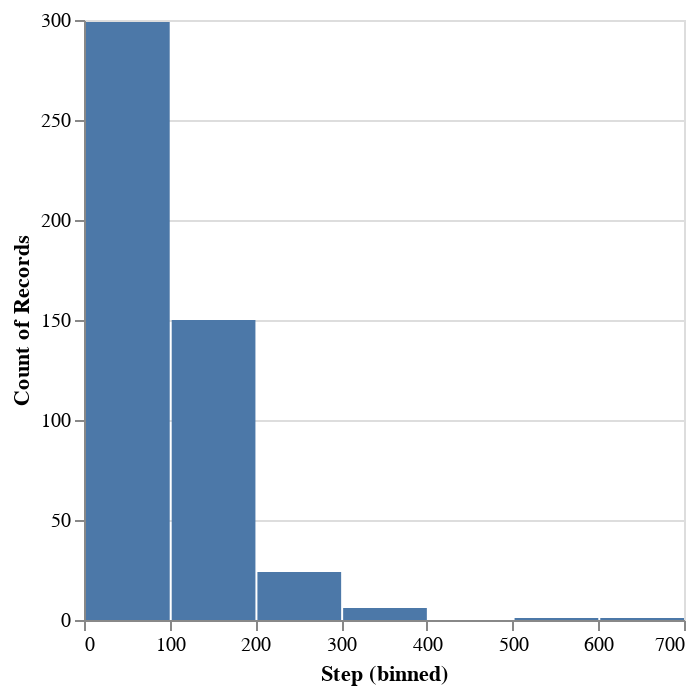

Write notebook code for a chart like this one.
### Code cell
converged["Step"].plot.hist()

### Figure 1 — Vega-Lite specification as saved in the notebook (floating-point values rounded to 4 significant figures; data arrays with more than 128 entries replaced by an {"elided": "..."} marker saying what was removed)
{"config": {"view": {"continuousWidth": 300, "continuousHeight": 300}}, "data": {"name": "data-7ad535f3623f05cd84a9901931894097"}, "mark": {"type": "bar", "tooltip": true}, "encoding": {"x": {"bin": true, "field": "Step", "type": "quantitative"}, "y": {"aggregate": "count", "type": "quantitative"}}, "params": [{"name": "param_17", "select": {"type": "interval", "encodings": ["x", "y"]}, "bind": "scales"}], "$schema": "https://vega.github.io/schema/vega-lite/v5.20.1.json", "datasets": {"data-7ad535f3623f05cd84a9901931894097": {"elided": "481 records"}}}
